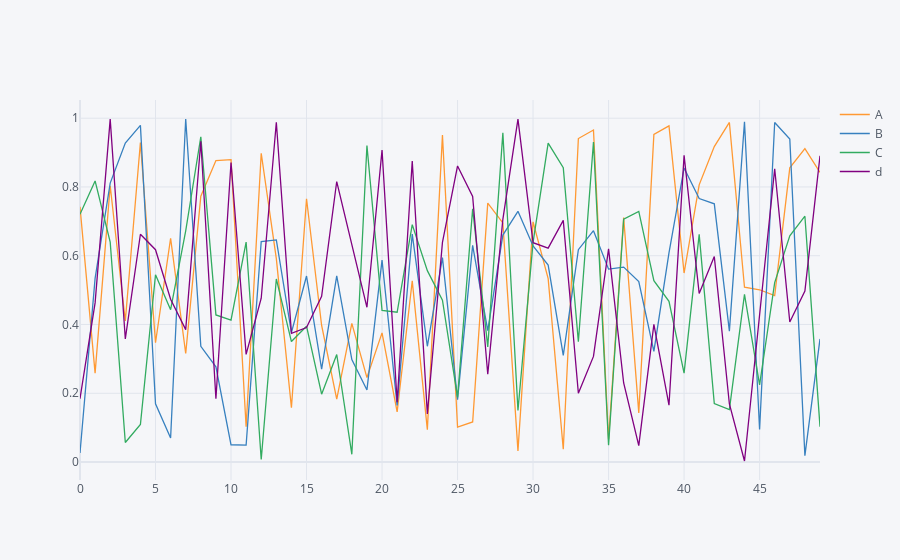

Here is the notebook cell this chart was saved with:
### Code cell
arr_1 = np.random.rand(50,4)
# arr_2 = np.random.rand(6,4) r6 c4の行列を生成
# print(arr_2)
df_1 = pd.DataFrame(arr_1, columns=['A','B','C','d'])
print(df_1.head())
# df_1.plot()
df_1.iplot()
